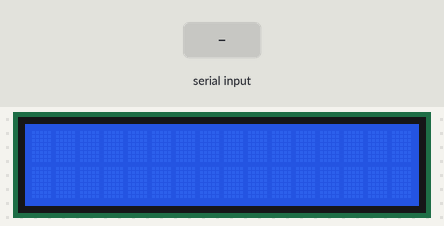
A sketch run on a simulated Arduino Uno, built with avr-gcc and run on an emulated ATmega328P. On the bench: 16×2 character LCD. Inputs (shaded band) come from the test bench.

Above: at 1.3 s.
1.4 s: "*\n" received over Serial
At 2.2 s:
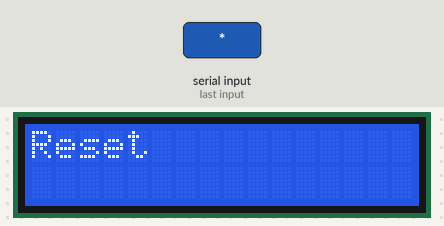
3.9 s: "#\n" received over Serial
At 4.7 s:
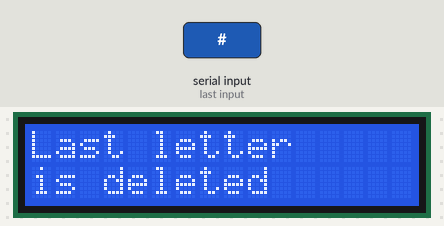
6.4 s: "Alef\n" received over Serial
At 7.3 s:
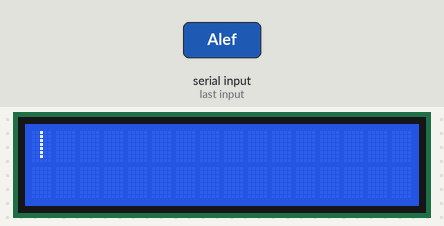
7.9 s: "Beh\n" received over Serial
At 10.0 s:
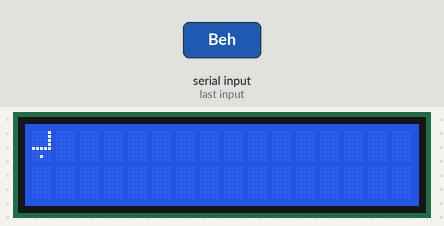
10.9 s: "Teh\n" received over Serial
At 12.8 s:
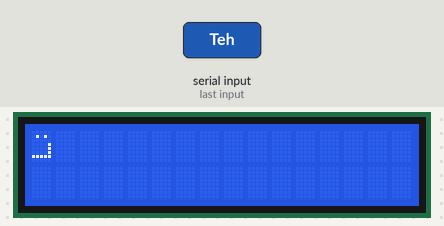
13.9 s: "Theh\n" received over Serial
Timing chart, 0 to 16.9 s (numbered marks = the images above; inputs shaded):
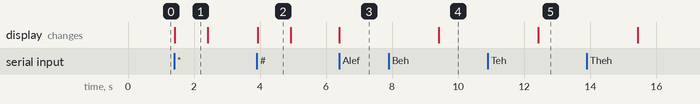

The sketch:

LCD_Arduino.ino
```cpp
//lcd code 8 letters only

#include <LiquidCrystal_I2C.h>

LiquidCrystal_I2C lcd(0x27, 16, 2);
LiquidCrystal_I2C lcd1(0x27, 16, 2);
LiquidCrystal_I2C lcd2(0x27, 16, 2);
LiquidCrystal_I2C lcd3(0x27, 16, 2);


byte alef[8]  = {  B00100, B00100, B00100, B00100, B00100, B00100, B00100, B00000 };
byte baa[8]   = { B00001, B00001, B00001, B00001, B11111, B00000, B00100, B00000 };
byte taa[8]   = { B00000, B01010, B00000, B00001, B00001, B00001, B11111, B00000 };
byte theh[8]  = {  B00100, B01010, B00000, B00001, B00001, B00001, B11111, B00000 };
byte jeem[8]  = { B00000, B01100, B00010, B11111, B00000, B00100, B00000, B00000 };
byte hah[8]   = { B00000, B01100, B00010, B11111, B00000, B00000, B00000, B00000 };
byte khah[8]  = { B00100, B00000, B01100, B00010, B11111, B00000, B00000, B00000  };
byte dal[8]   = { B00000, B00000, B00100, B00010, B01110, B00000, B00000, B00000 };

String displayText = "";

void setup() {
lcd.init();
lcd.backlight();
Serial.begin(115200);

lcd.createChar(0, alef);
lcd.createChar(1, baa);
lcd.createChar(2, taa);
lcd.createChar(3, theh);
lcd.createChar(4, jeem);
lcd.createChar(5, hah);
lcd.createChar(6, khah);
lcd.createChar(7, dal);

}

void loop() {
if (Serial.available()) {
  String letter = Serial.readStringUntil('\n');
  letter.trim();

  if (letter == "*") {
    displayText = "";

    lcd.clear();
    lcd.setCursor(0, 0);
    lcd.print("Reset");
    delay(1000);
  } else if (letter == "#") {
    if (displayText.length() > 0) {
      displayText.remove(displayText.length() - 1);
    }
    lcd.clear();
    lcd.setCursor(0, 0);
    lcd.print("Last letter");
    lcd.setCursor(0, 1);
    lcd.print("is deleted");
    delay(1000);
  }
  else if (letter == "Alef") {
    lcd.clear();
    lcd.setCursor(0, 0);
    lcd.write(0);
    delay(3000);
    lcd.clear();
  } else if (letter == "Beh") {
    lcd.clear();
    lcd.setCursor(0, 0);
    lcd.write(1);
    delay(3000);
    lcd.clear();
    } else if (letter == "Teh") {
      lcd.clear();
      lcd.setCursor(0, 0);
      lcd.write(2);
      delay(3000);
      lcd.clear();
    } else if (letter == "Theh") {
      lcd.clear();
      lcd.setCursor(0, 0);
      lcd.write(3);
      delay(3000);
      lcd.clear();
    } else if (letter == "Jeem") {
      lcd.clear();
      lcd.setCursor(0, 0);
      lcd.write(4);
      delay(3000);
      lcd.clear();
    }else if (letter == "Hah") {
      lcd.clear();
      lcd.setCursor(0, 0);
      lcd.write(5);
      delay(3000);
      lcd.clear();
  }else if (letter == "Khah") {
      lcd.clear();
      lcd.setCursor(0, 0);
      lcd.write(6);
      delay(3000);
      lcd.clear();
  }else if (letter == "Dal") {
      lcd.clear();
      lcd.setCursor(0, 0);
      lcd.write(7);
      delay(3000);
      lcd.clear();
  }else if (letter == "call") {
          displayText += letter;

  }else if (letter == "dislike") {
          displayText += letter;

  }else if (letter == "fist") {
            displayText += letter;

  }else if (letter == "mute") {
            displayText += letter;

  }else if (letter == "like") {
            displayText += letter;

  }else if (letter == "four") {
        displayText += letter;

  }else if (letter == "palm") {
          displayText += letter;

  }
  else if (letter == "ok") {
          displayText += letter;

  }
  else if (letter == "one") {
          displayText += letter;

  }else if (letter == "peace_inverted") {
          displayText += letter;

  }
  else if (letter == "peace") {
            displayText += letter;

  }else if (letter == "stop") {
          displayText += letter;

  }else if (letter == "rock") {
          displayText += letter;

  }else if (letter == "three") {
        displayText += letter;

  }else if (letter == "stop_inverted") {
          displayText += letter;

  }else if (letter == "two_up_inverted") {
        displayText += letter;

  }else if (letter == "two_up") {
    displayText += letter;

  }else if (letter == "three2") {
    displayText += letter;

  }else {
    if (isAscii(letter[0])) {
    displayText += letter;
  }
}

  lcd.clear();
  lcd.setCursor(0, 0);
  lcd.print(displayText.substring(0, 16));
  if (displayText.length() > 16) {
    lcd.setCursor(0, 1);
    lcd.print(displayText.substring(16, 32));
  }
}
}
```

Measured:
- after the input at 1.4 s, the display: changes at once (image 1)
- after the input at 3.9 s, the display: changes at once (image 2)
- after the input at 6.4 s, the display: changes at once (image 3)
- after the input at 7.9 s, the display: first differs from a run without the input after 1.5 s (image 4)
- after the input at 10.9 s, the display: first differs from a run without the input after 1.5 s (image 5)
- what the display in image 1 shows lasts 1.0 s, from 1.4 s to 2.4 s
